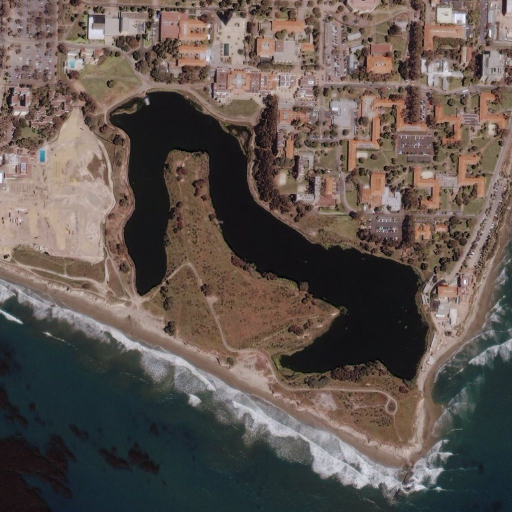
//> input picture ImgStiching_GMS/img/1.bmp, 1024 x 1024 px, given in place of change.jpg, which was not available (shown at 1/2 size)
$ ./imgstichingGMS   (built with g++ and OpenCV 4)
//> lines starting //> are read from the running program, lines starting //| are printed output that depends on the picture; pictures that were not available may be replaced by others from this repository, and a replacement may not be noted
### ImgStiching_GMS/CELLTimestamp.hpp
#ifndef _CELLTimestamp_hpp_
#define _CELLTimestamp_hpp_

//#include <windows.h>
#include<chrono>
using namespace std::chrono;

class CELLTimestamp
{
public:
    CELLTimestamp()
    {
        //QueryPerformanceFrequency(&_frequency);
        //QueryPerformanceCounter(&_startCount);
		update();
    }
    ~CELLTimestamp()
    {

	}

    void    update()
    {
        //QueryPerformanceCounter(&_startCount);
		_begin = high_resolution_clock::now();
    }
    /**
    *   삿혤뎠품취
    */
    // [4 lines left out: function getElapsedSecond, not called in this run]
    /**
    *   삿혤봐취
    */
    // [4 lines left out: function getElapsedTimeInMilliSec, not called in this run]
    /**
    *   삿혤菓췸
    */
    // [14 lines left out: function getElapsedTimeInMicroSec, not called in this run]
protected:
    //LARGE_INTEGER   _frequency;
    //LARGE_INTEGER   _startCount;
	time_point<high_resolution_clock> _begin;
};

#endif // !_CELLTimestamp_hpp_

### ImgStiching_GMS/CommonHeade.h
#include "opencv2/core/core.hpp"
#include <opencv/highgui.h>
#include "opencv2/imgproc/imgproc.hpp"
#include "opencv2/features2d/features2d.hpp"
#include <opencv2/imgcodecs.hpp>
#include <opencv2/features2d.hpp>
#include "opencv2/stitching/detail/autocalib.hpp"
#include "opencv2/stitching/detail/blenders.hpp"
#include "opencv2/stitching/detail/camera.hpp"
#include "opencv2/stitching/detail/exposure_compensate.hpp"
#include "opencv2/stitching/detail/matchers.hpp"
#include "opencv2/stitching/detail/motion_estimators.hpp"
#include "opencv2/stitching/detail/seam_finders.hpp"
#include "opencv2/stitching/detail/util.hpp"
#include "opencv2/stitching/detail/warpers.hpp"
#include "opencv2/stitching/warpers.hpp"
#include "opencv2/core/ocl.hpp"
#include "opencv2/core/utility.hpp"
#include "opencv2/core/hal/hal.hpp"
#include "opencv2/core/utility.hpp"
#include "opencv2/core/ocl.hpp"
#include "opencv2/core/hal/hal.hpp"
#include "opencv2\\calib3d\\calib3d.hpp"
#include <opencv2/features2d/features2d.hpp>
#include <opencv2/xfeatures2d.hpp>
#include <opencv2/xfeatures2d/nonfree.hpp>
#include <opencv2/xfeatures2d.hpp>
#include <iostream>
#include <fstream>
#include <string>
#include <iomanip>
#include <algorithm>

### ImgStiching_GMS/imgstichingGMS.cpp
// [21 lines of commented-out code are left out]
#include "CommonHeade.h"
#include "CELLTimestamp.hpp"
using namespace std;
using namespace cv;
using namespace cv::detail;
using namespace cv::xfeatures2d;


void OptimizeSeam(Mat& img1, Mat& trans, Mat& dst);

typedef struct
{
	Point2f left_top;
	Point2f left_bottom;
	Point2f right_top;
	Point2f right_bottom;
}four_corners_t;

four_corners_t corners;

// [94 lines left out: functions CalcCorners, readTxt, getFileName, ReadKeyPtFile, not called in this run]

int main(int argc, char *argv[])
{

	/*string path = "F:\\Mysql\\uploadimg\\CParmars\\text_stiching.txt";
	vector<string>filename;
	readTxt(path, filename);*/
	CELLTimestamp _time;
	Mat image01 = cv::imread("E:\\daspatial\\colorchange\\colorchange\\image\\change.jpg");
//> image01 is the input picture: 1024 rows x 1024 cols, CV_8UC3; mean B, G, R 79.6, 85.4, 96.3
	Mat image02 = cv::imread("E:\\daspatial\\colorchange\\colorchange\\image\\srcMat.jpg");
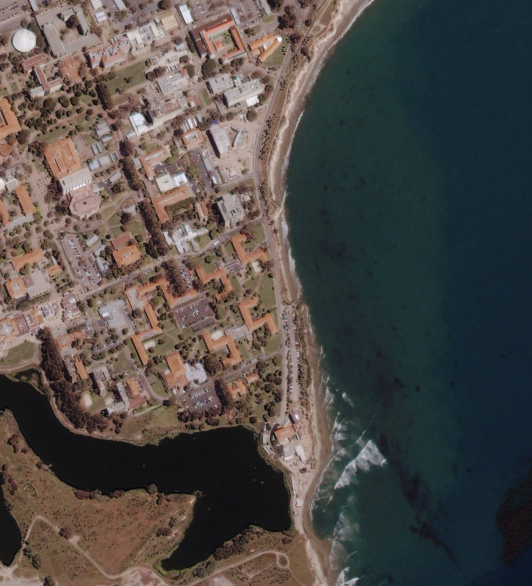
//> input picture ImgStiching_GMS/img/2.bmp, 1064 x 1172 px, given in place of srcMat.jpg, which was not available (shown at 1/2 size)
//> image02 is the input picture: 1172 rows x 1064 cols, CV_8UC3; mean B, G, R 72.4, 75.4, 80.1
	//设置结果文件名 name = src_img1.name_src_img2.name.Ex;
	/*vector<string>name1 = getFileName(filename[0]);
	vector<string>name2 = getFileName(filename[1]);*/
	string resultPath = "E:\\daspatial\\colorchange\\colorchange\\image\\match.jpg";

	////灰度图转换
	Mat image1, image2;
	cvtColor(image01, image1, CV_RGB2GRAY);
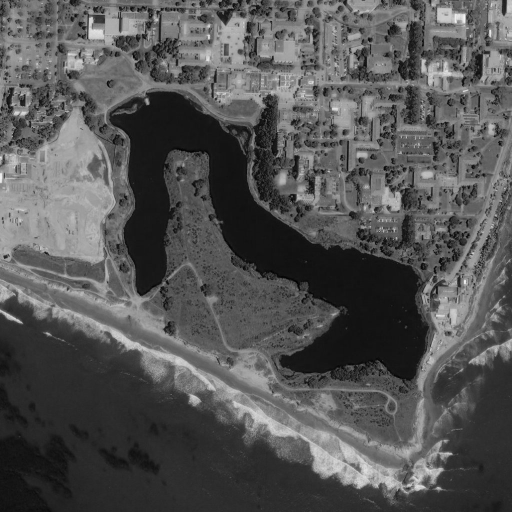
//> image1: 1024 rows x 1024 cols, CV_8UC1 (shown at 1/2 size); min 0, max 254, mean 84.9
	cvtColor(image02, image2, CV_RGB2GRAY);
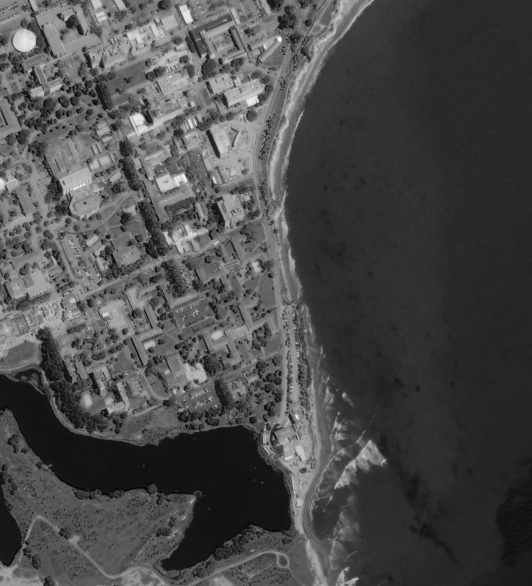
//> image2: 1172 rows x 1064 cols, CV_8UC1 (shown at 1/2 size); min 0, max 254, mean 75


	////提取特征点
//> (the run ends here: the program stops with an error, at `Ptr<FeatureDetector> Detector = cv::xfeatures2d::SURF::create(1000);`)
